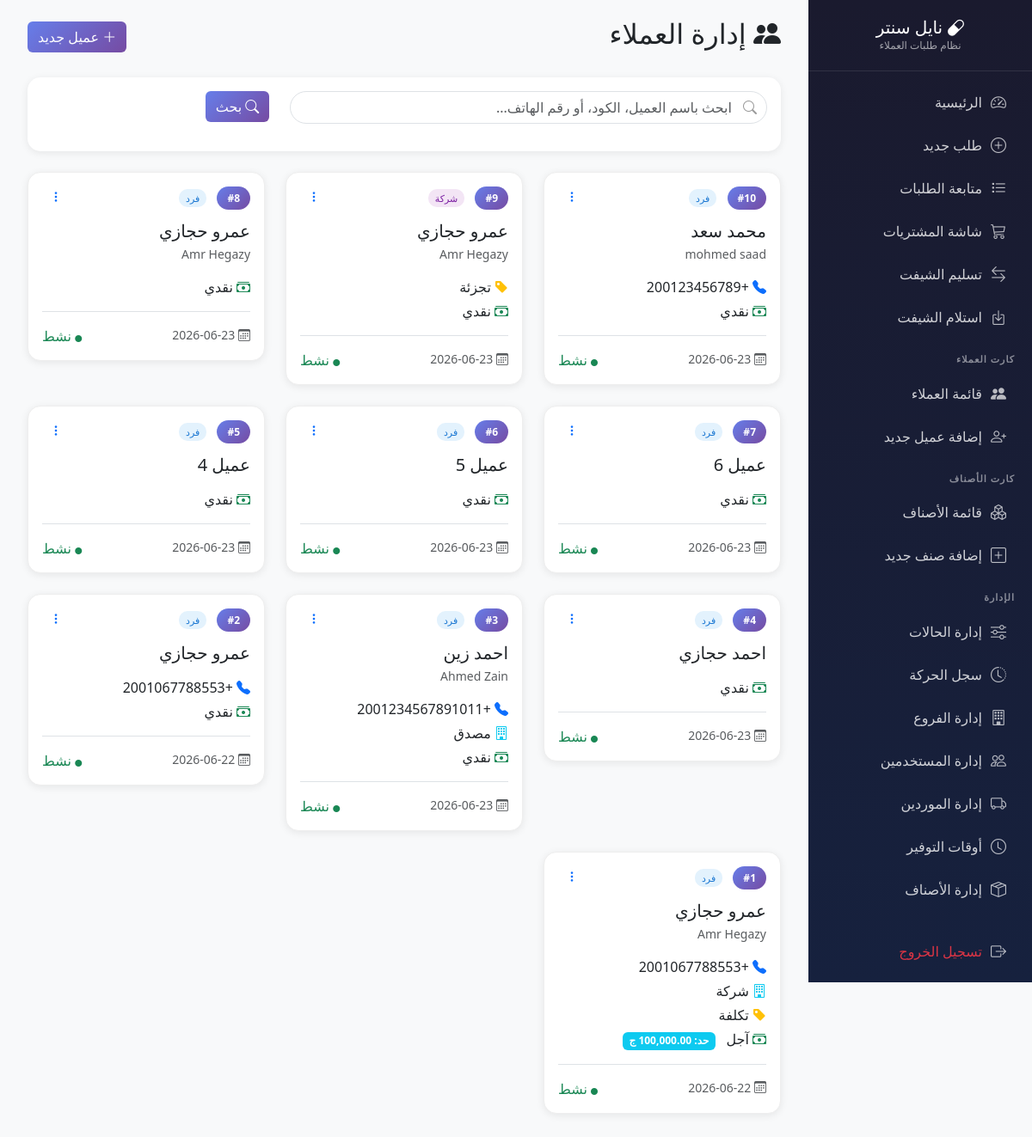
Screenshot of /modules/customers/index.php (signed in) with the database file from the repository.
### tables this page shows
CREATE TABLE `customers` (
  `id` int(11) NOT NULL,
  `customer_code` varchar(20) DEFAULT NULL,
  `customer_name` varchar(100) NOT NULL,
  `customer_name_en` varchar(100) DEFAULT NULL,
  `customer_type` enum('individual','company') DEFAULT 'individual',
  `customer_class_id` int(11) DEFAULT NULL,
  `local_margin` decimal(5,2) DEFAULT 0.00,
  `imported_margin` decimal(5,2) DEFAULT 0.00,
  `local_discount` decimal(5,2) DEFAULT 0.00,
  `imported_discount` decimal(5,2) DEFAULT 0.00,
  `payment_type` enum('cash','credit') DEFAULT 'cash',
  `credit_limit` decimal(12,2) DEFAULT 0.00,
  `credit_password` varchar(255) DEFAULT NULL,
  `branch_id` int(11) DEFAULT NULL,
  `phone` varchar(20) DEFAULT NULL,
  `phone2` varchar(20) DEFAULT NULL,
  `email` varchar(100) DEFAULT NULL,
  `address` text DEFAULT NULL,
  `branch_code` varchar(20) DEFAULT NULL,
  `notes` text DEFAULT NULL,
  `is_active` tinyint(1) DEFAULT 1,
  `created_at` timestamp NOT NULL DEFAULT current_timestamp(),
  `updated_at` timestamp NOT NULL DEFAULT current_timestamp() ON UPDATE current_timestamp(),
  `source` enum('estock','manual') DEFAULT 'manual',
  `estock_id` decimal(18,0) DEFAULT NULL
);

CREATE TABLE `customer_classes` (
  `id` int(11) NOT NULL,
  `class_code` varchar(50) DEFAULT NULL,
  `class_name_ar` varchar(50) NOT NULL,
  `class_name_en` varchar(50) DEFAULT NULL,
  `class_type` enum('wholesale','retail','cost') DEFAULT 'retail',
  `local_margin` decimal(5,2) DEFAULT 0.00,
  `imported_margin` decimal(5,2) DEFAULT 0.00,
  `local_discount` decimal(5,2) DEFAULT 0.00,
  `imported_discount` decimal(5,2) DEFAULT 0.00,
  `is_active` tinyint(1) DEFAULT 1,
  `source` enum('estock','manual') DEFAULT 'estock',
  `estock_id` decimal(18,0) DEFAULT NULL,
  `created_at` timestamp NOT NULL DEFAULT current_timestamp()
);

CREATE TABLE `branches` (
  `id` int(11) NOT NULL,
  `branch_code` varchar(20) NOT NULL,
  `branch_name` varchar(100) NOT NULL,
  `address` varchar(200) DEFAULT NULL,
  `phone` varchar(20) DEFAULT NULL,
  `is_active` tinyint(1) DEFAULT 1,
  `created_at` timestamp NOT NULL DEFAULT current_timestamp()
);

### modules/customers/index.php (the view, shortened to what this page needs)
<?php
$db = getDB();
$page_title = 'إدارة العملاء';
$page = max(1, intval($_GET['page'] ?? 1));
$per_page = 20;
$offset = ($page - 1) * $per_page;
$search = trim($_GET['search'] ?? '');
$where = "WHERE c.is_active = 1";
$params = [];
$sql = "SELECT
    c.*,
    b.branch_name,
    cc.class_name_ar,
    cc.class_type,
    (SELECT CONCAT(cp.country_code, cp.phone_number) FROM customer_phones cp WHERE cp.customer_id = c.id AND cp.is_primary = 1 LIMIT 1) as primary_phone,
    (SELECT ca.address_type FROM customer_addresses ca WHERE ca.customer_id = c.id AND ca.is_primary = 1 LIMIT 1) as primary_address_type
FROM customers c
LEFT JOIN branches b ON c.branch_id = b.id
LEFT JOIN customer_classes cc ON c.customer_class_id = cc.id
{$where}
GROUP BY c.id
ORDER BY c.id DESC
LIMIT {$per_page} OFFSET {$offset}";
$stmt = $db->prepare($sql);
$stmt->execute($params);
$customers = $stmt->fetchAll();
require_once __DIR__ . '/../../includes/sidebar.php';
?>
<!DOCTYPE html>
<html lang="ar" dir="rtl">
<head>
    <link href="https://cdn.jsdelivr.net/npm/bootstrap@5.3.2/dist/css/bootstrap.rtl.min.css" rel="stylesheet">
    <link href="https://cdn.jsdelivr.net/npm/bootstrap-icons@1.11.1/font/bootstrap-icons.css" rel="stylesheet">
</head>
<body>
    <div class="main-content">
        <div class="container-fluid">
            <div class="d-flex justify-content-between align-items-center mb-4">
                <h2><i class="bi bi-people-fill"></i> <?= $page_title ?></h2>
                <a href="create.php" class="btn btn-primary">
                    <i class="bi bi-plus-lg"></i> عميل جديد
                </a>
            </div>
            <div class="card mb-4">
                <div class="card-body">
                    <form method="GET" action="">
                        <div class="row">
                            <div class="col-md-8">
                                <div class="search-box">
                                    <i class="bi bi-search"></i>
                                    <input type="text" name="search" class="form-control" placeholder="ابحث باسم العميل، الكود، أو رقم الهاتف..." value="<?= htmlspecialchars($search) ?>">
                                </div>
                            </div>
                            <div class="col-md-4">
                                <button type="submit" class="btn btn-primary">
                                    <i class="bi bi-search"></i> بحث
                                </button>
                            </div>
                        </div>
                    </form>
                </div>
            </div>
            <div class="row">
                <?php foreach ($customers as $customer): ?>
                <div class="col-md-6 col-lg-4 mb-4">
                    <div class="card customer-card">
                        <div class="card-body">
                            <div class="d-flex justify-content-between align-items-start mb-3">
                                <div>
                                    <span class="customer-code">#<?= htmlspecialchars($customer['customer_code'] ?? $customer['id']) ?></span>
                                    <span class="customer-type-badge <?= $customer['customer_type'] == 'company' ? 'type-company' : 'type-individual' ?> ms-2">
                                        <?= $customer['customer_type'] == 'company' ? 'شركة' : 'فرد' ?>
                                    </span>
                                </div>
                                <div class="dropdown">
                                    <button class="btn btn-sm btn-link" data-bs-toggle="dropdown">
                                        <i class="bi bi-three-dots-vertical"></i>
                                    </button>
                                </div>
                            </div>
                            <h5 class="card-title mb-1"><?= htmlspecialchars($customer['customer_name']) ?></h5>
                            <?php if (!empty($customer['customer_name_en'])): ?>
                                <small class="text-muted"><?= htmlspecialchars($customer['customer_name_en']) ?></small>
                            <?php endif; ?>
                            <div class="mt-3">
                                <?php if (!empty($customer['primary_phone'])): ?>
                                    <div class="mb-1">
                                        <i class="bi bi-telephone-fill text-primary"></i>
                                        <span class="me-2"><?= htmlspecialchars($customer['primary_phone']) ?></span>
                                    </div>
                                <?php endif; ?>
                                <?php if (!empty($customer['branch_name'])): ?>
                                    <div class="mb-1">
                                        <i class="bi bi-building text-info"></i>
                                        <span class="me-2"><?= htmlspecialchars($customer['branch_name']) ?></span>
                                    </div>
                                <?php endif; ?>
                                <?php if (!empty($customer['class_name_ar'])): ?>
                                    <div class="mb-1">
                                        <i class="bi bi-tag-fill text-warning"></i>
                                        <span class="me-2"><?= htmlspecialchars($customer['class_name_ar']) ?></span>
                                    </div>
                                <?php endif; ?>
                                <div class="mb-1">
                                    <i class="bi bi-cash-stack text-success"></i>
                                    <span class="me-2"><?= $customer['payment_type'] == 'credit' ? 'آجل' : 'نقدي' ?></span>
                                    <?php if ($customer['payment_type'] == 'credit' && $customer['credit_limit'] > 0): ?>
                                        <span class="badge bg-info">حد: <?= number_format($customer['credit_limit'], 2) ?> ج</span>
                                    <?php endif; ?>
                                </div>
                            </div>
                            <div class="mt-3 pt-3 border-top d-flex justify-content-between">
                                <small class="text-muted">
                                    <i class="bi bi-calendar3"></i>
                                    <?= date('Y-m-d', strtotime($customer['created_at'])) ?>
                                </small>
                                <span class="<?= $customer['is_active'] ? 'status-active' : 'status-inactive' ?>">
                                    <i class="bi bi-circle-fill" style="font-size: 8px;"></i>
                                    <?= $customer['is_active'] ? 'نشط' : 'موقوف' ?>
                                </span>
                            </div>
                        </div>
                    </div>
                </div>
                <?php endforeach; ?>
            </div>
        </div>
    </div>
</body>
</html>

### modules/customers/index.php (style rules this page uses)
:root { --primary: #667eea; --secondary: #764ba2; --success: #198754; --warning: #ffc107; --danger: #dc3545; }
body { background: #f8f9fa; font-family: 'Segoe UI', Tahoma, Geneva, Verdana, sans-serif; }
.main-content { margin-right: 260px; padding: 20px; }
.card { border: none; border-radius: 15px; box-shadow: 0 2px 10px rgba(0,0,0,0.08); }
.btn-primary { background: linear-gradient(135deg, var(--primary) 0%, var(--secondary) 100%); border: none; }
.customer-card { transition: all 0.3s; border: 1px solid #eee; }
.customer-code { background: linear-gradient(135deg, var(--primary), var(--secondary)); color: white; padding: 5px 12px; border-radius: 20px; font-size: 12px; font-weight: bold; }
.customer-type-badge { font-size: 11px; padding: 3px 8px; border-radius: 10px; }
.type-individual { background: #e3f2fd; color: #1976d2; }
.type-company { background: #f3e5f5; color: #7b1fa2; }
.status-active { color: var(--success); }
.search-box { position: relative; }
.search-box i { position: absolute; right: 12px; top: 50%; transform: translateY(-50%); color: #999; }
.search-box input { padding-right: 40px; border-radius: 25px; }

### rows the page displays
customers: customer_code "10", customer_type "فرد", customer_name "محمد سعد", customer_name_en "mohmed saad", primary_phone "+200123456789", payment_type "نقدي", created_at "2026-06-23", is_active "نشط"
customers: customer_code "9", customer_type "شركة", customer_name "عمرو حجازي", customer_name_en "Amr Hegazy", customer_class.class_name_ar "تجزئة", payment_type "نقدي", created_at "2026-06-23", is_active "نشط"
customers: customer_code "8", customer_type "فرد", customer_name "عمرو حجازي", customer_name_en "Amr Hegazy", payment_type "نقدي", created_at "2026-06-23", is_active "نشط"
customers: customer_code "7", customer_type "فرد", customer_name "عميل 6", payment_type "نقدي", created_at "2026-06-23", is_active "نشط"
customers: customer_code "6", customer_type "فرد", customer_name "عميل 5", payment_type "نقدي", created_at "2026-06-23", is_active "نشط"
customers: customer_code "5", customer_type "فرد", customer_name "عميل 4", payment_type "نقدي", created_at "2026-06-23", is_active "نشط"
customers: customer_code "4", customer_type "فرد", customer_name "احمد حجازي", payment_type "نقدي", created_at "2026-06-23", is_active "نشط"
customers: customer_code "3", customer_type "فرد", customer_name "احمد زين", customer_name_en "Ahmed Zain", primary_phone "+2001234567891011", branch.branch_name "مصدق", payment_type "نقدي", created_at "2026-06-23", is_active "نشط"
customers: customer_code "2", customer_type "فرد", customer_name "عمرو حجازي", primary_phone "+2001067788553", payment_type "نقدي", created_at "2026-06-22", is_active "نشط"
customers: customer_code "1", customer_type "فرد", customer_name "عمرو حجازي", customer_name_en "Amr Hegazy", primary_phone "+2001067788553", branch.branch_name "شركة", customer_class.class_name_ar "تكلفة", payment_type "آجل", credit_limit "100,000.00", created_at "2026-06-22", is_active "نشط"

### other values shown
$page_title "إدارة العملاء"
